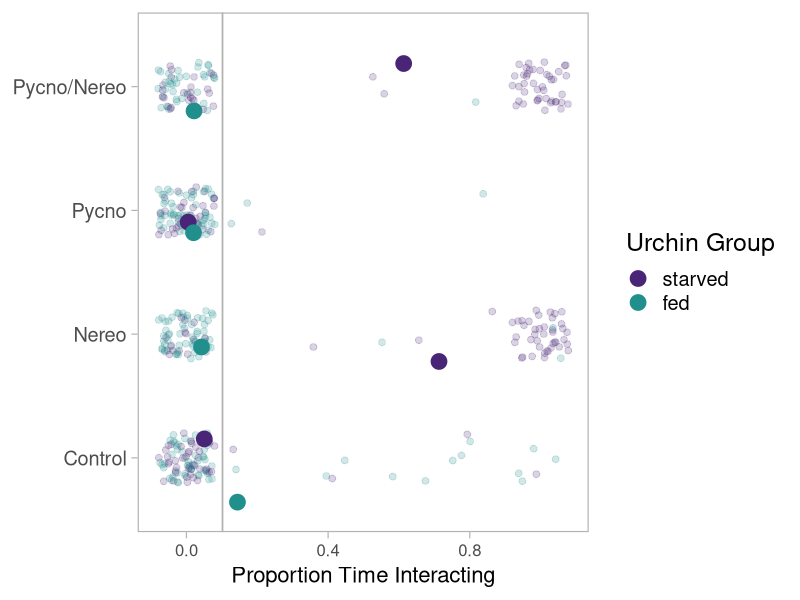

This chart was generated by the following R code: (Note: this script raises an error after producing the figure.)
#++++++++++++++++++++++++++++++++++++++++++++++++++++++++++++++++++++++++++++++++++
#                                                                                ##
# Pycno-Urchin Dataset 2021 Model                                                ##
# Script created 2021-09-01                                                      ##
# Last updated 2021-09-01                                                        ##
# Data source: Ross Whippo                                                       ##
# R code prepared by Ross Whippo                                                 ##
#                                                                                ##
#++++++++++++++++++++++++++++++++++++++++++++++++++++++++++++++++++++++++++++++++++

# SUMMARY:
# A script to build a statistical model for 2021 pycno-urchin dataset.


# Required Files (check that script is loading latest version):
# trials2021_QAQC.csv

# Associated Scripts:
# trials2021_dataset_QAQC.R
# trials2021_figExplore.R

# TO DO 

# +++++++++++++++++++++++++++++++++++++++++++++++++++++++++++++++++++++++++++++++++
# TABLE OF CONTENTS                                                            ####
#                                                                                 +
# RECENT CHANGES TO SCRIPT                                                        +
# LOAD PACKAGES                                                                   +
# READ IN AND PREPARE DATA                                                        +
# MODEL 1                                                                         +
#                                                                                 +
#++++++++++++++++++++++++++++++++++++++++++++++++++++++++++++++++++++++++++++++++++

#++++++++++++++++++++++++++++++++++++++++++++++++++++++++++++++++++++++++++++++++++
# RECENT CHANGES TO SCRIPT                                                     ####
#++++++++++++++++++++++++++++++++++++++++++++++++++++++++++++++++++++++++++++++++++

# 2021-09-01 Script created
# 2022-02-10 started analyses suggested by Sarah Gravem

#++++++++++++++++++++++++++++++++++++++++++++++++++++++++++++++++++++++++++++++++++
# LOAD PACKAGES                                                                ####
#++++++++++++++++++++++++++++++++++++++++++++++++++++++++++++++++++++++++++++++++++

library(tidyverse)
library(viridis)
library(lme4)
library(ggpubr)
library(systemfonts)

# set plot theme
theme_set(theme_classic())

#++++++++++++++++++++++++++++++++++++++++++++++++++++++++++++++++++++++++++++++++++
# READ IN DATA                                                                 ####
#++++++++++++++++++++++++++++++++++++++++++++++++++++++++++++++++++++++++++++++++++

trials2021_Q <- read_csv("Data/2021/trials2021_QAQC.csv", 
                         col_types = cols(algalTreat = col_factor(levels = c("nereo", "control")), 
                                          date = col_character(),  location = col_character(), 
                                          movement = col_character(), 
                                          pycnoTreat = col_factor(levels = c("pycno", "control")), 
                                          tank = col_factor(levels = c("TF1", "TF2")), 
                                          timeBegin = col_character(), timeEnd = col_character(), 
                                          urchinGroup = col_factor(levels = c("starved","fed")),
                                          location = col_factor(levels = c("c", "m", "f"))))

#++++++++++++++++++++++++++++++++++++++++++++++++++++++++++++++++++++++++++++++++++
# MANIPULATE DATA                                                              ####
#++++++++++++++++++++++++++++++++++++++++++++++++++++++++++++++++++++++++++++++++++

# NOTES: run all models with tank & date as random factors first, if they are not significant,
# remove them
# break up data into 5 minute increments, create column of time (5, 10, 15, etc),
# to make it a continuous variable.
# models to be made:
#   1. proportion of time interacting - binomial glm
#   2. proportion of time spines moving - binomial glm
#   3. average distance from signal - (lmer for rand effects) linear if normal, use Poisson dist
#   4. cumulative distance traveled - (lmer for rand effects) linear if normal, use Poisson dist
#   5. movement categories: 0 = mt, 0.5 = mp, 0.5 = st, 1 = ma - binomial glm


model_1_dat <- trials2021_Q
model_1_dat <- model_1_dat %>%
  select(trial, date, tank, urchinGroup, pycnoTreat, algalTreat, interaction) %>%
  group_by(trial, date, tank, urchinGroup, pycnoTreat, algalTreat) %>%
  mutate(interacting = case_when(interaction == "ni" ~ 0,
                           interaction == "i" ~ 1)) 
model_1_dat_60 <- model_1_dat %>%
  summarise(interacting = mean(interacting))
model_1_datetank_60 <- glm(interacting ~ date + tank, family = binomial, data = model_1_dat_60)
summary(model_1_datetank_60)
model_1_60 <- glm(interacting ~ urchinGroup + pycnoTreat + algalTreat, family = binomial, data = model_1_dat_60)
summary(model_1_60)

# is there a correlation between tank and one of the other factors?
# Create a table with the needed variables.
tank_dat = table(model_1_dat_60$urchinGroup, model_1_dat_60$tank) 
print(tank_dat)
# Perform the Chi-Square test.
print(chisq.test(tank_dat))


# 5 minute increments

model_1_dat_5 <- model_1_dat %>%
  mutate(minutes = c(rep(5, 5), rep(10, 5), rep(15, 5), rep(20, 5), rep(25, 5), rep(30, 5), rep(35, 5), rep(40, 5), rep(45, 5), rep(50, 5), rep(55, 5), rep(60, 5))) %>%
  group_by(trial, date, tank, urchinGroup, pycnoTreat, algalTreat, minutes) %>%
  summarise(interacting = mean(interacting))
model_1_datetank_5 <- glm(interacting ~ date + tank, family = binomial, data = model_1_dat_5)
summary(model_1_datetank_5)
model_1_5 <- glm(interacting ~ tank + urchinGroup + pycnoTreat + algalTreat, family = binomial, data = model_1_dat_5)
summary(model_1_5)

# figure of time spent interaction based on all the factors

model_1_plotdat_5 <- model_1_dat_5 %>%
  unite(Treatment, pycnoTreat, algalTreat, sep = "/" ) %>%
  mutate(Treatment = case_when(Treatment == "pycno/control" ~ "Pycno",
                            Treatment == "control/nereo" ~ "Nereo",
                            Treatment == "control/control" ~ "Control",
                            Treatment == "pycno/nereo" ~ "Pycno/Nereo"))
  
theme_set(theme_light(base_size = 18))

control_avg <- 
  model_1_plotdat_5 %>%
  ungroup() %>%
  filter(Treatment == "Control") %>%
  summarize(avg = mean(interacting)) %>%
  pull(avg)


model_1_plotdat_5 %>%
  ggplot(aes(y = interacting, x = Treatment, color = urchinGroup)) +
  geom_hline(aes(yintercept = control_avg), color = "gray70", size = 0.6) +
  geom_jitter(position = position_jitter(seed = 227, width = 0.2), size = 2, alpha = 0.20) +
  stat_summary(fun = mean, geom = "point", size = 5, position = position_jitter(seed = 227)) +
  coord_flip() +
  scale_color_viridis(discrete = TRUE, begin = 0.1, end = 0.5) +
  labs(color = "Urchin Group") +
  labs(y = "Proportion Time Interacting", x = NULL) +
  theme(
    axis.title = element_text(size = 16),
   axis.text.x = element_text(size = 12),
    panel.grid = element_blank()
  ) 
  
  



# is there a correlation between tank and one of the other factors?
# Create a table with the needed variables.
tank_dat = table(model_1_dat_5$algalTreat, model_1_dat_5$tank) 
print(tank_dat)
# Perform the Chi-Square test.
print(chisq.test(tank_dat))

tank_dat = table(model_1_dat_5$urchinGroup, model_1_dat_5$tank) 
print(tank_dat)
# Perform the Chi-Square test.
print(chisq.test(tank_dat))

# 10 minute increments

model_1_dat_10 <- model_1_dat %>%
  mutate(minutes = c(rep(10, 10), rep(20, 10), rep(30, 10), rep(40, 10), rep(50, 10), rep(60, 10))) %>%
  group_by(trial, date, tank, urchinGroup, pycnoTreat, algalTreat, minutes) %>%
  summarise(interacting = mean(interacting))
model_1_datetank_10 <- glm(interacting ~ date + tank, family = binomial, data = model_1_dat_10)
summary(model_1_datetank_10)
model_1_10 <- glm(interacting ~ tank + urchinGroup + pycnoTreat + algalTreat, family = binomial, data = model_1_dat_5)
summary(model_1_10)

# is there a correlation between tank and one of the other factors?
# Create a table with the needed variables.
tank_dat = table(model_1_dat_5$algalTreat, model_1_dat_5$tank) 
print(tank_dat)
# Perform the Chi-Square test.
print(chisq.test(tank_dat))


# create proportion columns for each behavior

model1_dat <- model_dat %>%
  select(trial, tank, `signalRate_ml-min`, beginTemp_C, endTemp_C, beginSal_ppt, endSal_ppt, urchinGroup, pycnoTreat, algalTreat, urchinDiam_mm, movement, location, spines, interaction) %>%
  filter(movement != "st") %>%
  add_column(move = 1) %>%
  group_by(trial, urchinGroup, pycnoTreat, algalTreat, move) %>%
  count(move) %>%
  mutate(time_moving = n/60)

# Did urchins in each group and treatment towards, away, or neither the most?

model_2_dat_5 <- trials2021_Q %>%
  group_by(trial, date, tank, urchinGroup, pycnoTreat, algalTreat) %>%
  select(trial, date, tank, urchinGroup, pycnoTreat, algalTreat, movement) %>%
  mutate(minutes = c(rep(5, 5), rep(10, 5), rep(15, 5), rep(20, 5), rep(25, 5), rep(30, 5), rep(35, 5), rep(40, 5), rep(45, 5), rep(50, 5), rep(55, 5), rep(60, 5))) %>%
  group_by(trial, date, tank, urchinGroup, pycnoTreat, algalTreat, minutes) %>%
  mutate(moves = case_when(movement == "ma" ~ 1,
                           movement == "mp" ~ 0.5,
                           movement == "mt" ~ 0,
                           movement == "st" ~ 0.5)) %>%
  summarise(moves = mean(moves))

model_2_datetank_5 <- glm(moves ~ date + tank, family = binomial, data = model_2_dat_5)
summary(model_2_datetank_5)
#NO TANK OR DATE EFFECT

model_2_5 <- glm(moves ~ urchinGroup + pycnoTreat + algalTreat, family = binomial, data = model_2_dat_5)
summary(model_2_5)


# did urchins have a difference in average distance from the signal in the tank?

model_3_dat_5 <- trials2021_Q %>%
  group_by(trial, date, tank, urchinGroup, pycnoTreat, algalTreat) %>%
  select(trial, date, tank, urchinGroup, pycnoTreat, algalTreat, distance_cm) %>%
  mutate(minutes = c(rep(5, 5), rep(10, 5), rep(15, 5), rep(20, 5), rep(25, 5), rep(30, 5), rep(35, 5), rep(40, 5), rep(45, 5), rep(50, 5), rep(55, 5), rep(60, 5))) %>%
  group_by(trial, date, tank, urchinGroup, pycnoTreat, algalTreat, minutes) %>%
  summarise(dist = mean(distance_cm))

# testing for normality
library("ggpubr")
ggdensity(model_3_dat_5$dist, 
          main = "Density plot of dist",
          xlab = "distance_cm")
ggqqplot(model_3_dat_5$dist)
# NOT NORMAL

# transforming for normality ROOT
model_3_dat_5 <- model_3_dat_5 %>%
  mutate(dist_root = sqrt(dist +1))
# testing transformed for normality
library("ggpubr")
ggdensity(model_3_dat_5$dist_root, 
          main = "Density plot of dist",
          xlab = "distance (root+1)")
ggqqplot(model_3_dat_5$dist_root)
# NOT NORMAL

# transforming for normality LOG
model_3_dat_5 <- model_3_dat_5 %>%
  mutate(dist_log = log(dist +1))
# testing transformed for normality
library("ggpubr")
ggdensity(model_3_dat_5$dist_log, 
          main = "Density plot of dist",
          xlab = "distance (log+1)")
ggqqplot(model_3_dat_5$dist_log)
# NOT NORMAL

# transforming for normality LOG10
model_3_dat_5 <- model_3_dat_5 %>%
  mutate(dist_10 = log10(dist +1))
# testing transformed for normality
library("ggpubr")
ggdensity(model_3_dat_5$dist_10, 
          main = "Density plot of dist",
          xlab = "distance (log10+1)")
ggqqplot(model_3_dat_5$dist_10)
# NOT NORMAL

# transforming for normality CUBED ROOT
model_3_dat_5 <- model_3_dat_5 %>%
  mutate(dist_cube = 10^(log10(dist+1)/3))
# testing transformed for normality
library("ggpubr")
ggdensity(model_3_dat_5$dist_cube, 
          main = "Density plot of dist",
          xlab = "distance (cube root+1)")
ggqqplot(model_3_dat_5$dist_cube)
# NOT NORMAL

model_3_datetank_5 <- glm(dist ~ date + tank, family = binomial, data = model_2_dat_5)
summary(model_2_datetank_5)


model_2_5 <- glm(moves ~ urchinGroup + pycnoTreat + algalTreat, family = binomial, data = model_2_dat_5)
summary(model_2_5)


############### SUBSECTION HERE

####
#<<<<<<<<<<<<<<<<<<<<<<<<<<END OF SCRIPT>>>>>>>>>>>>>>>>>>>>>>>>#

# SCRATCH PAD ####
